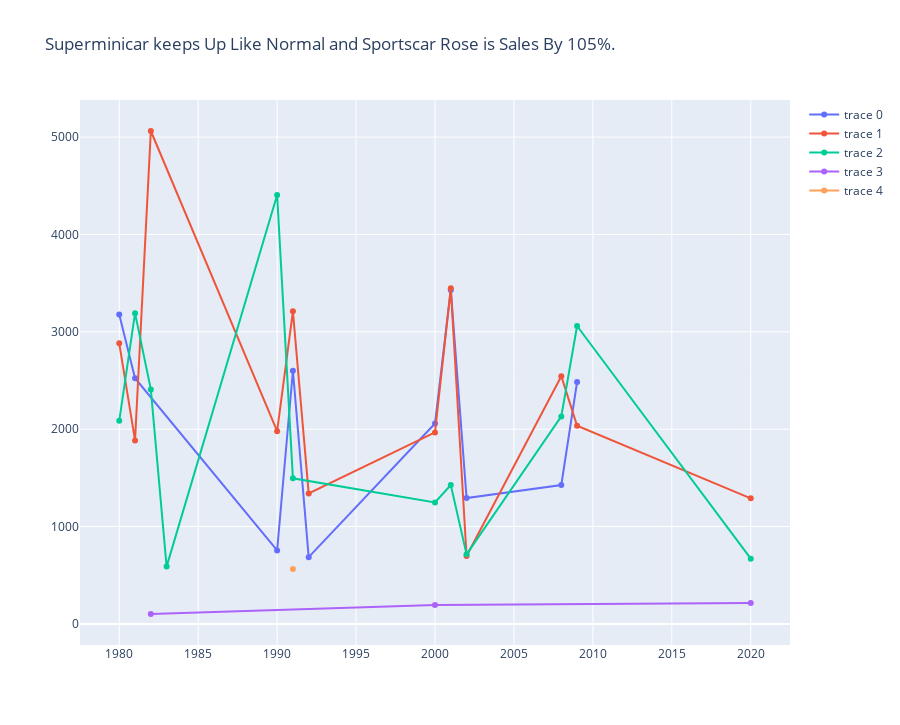

The code cell stored with this chart in its notebook:
### Code cell
fig = go.Figure()
fig.add_trace(go.Scatter(x=smini.index,y=smini))
fig.add_trace(go.Scatter(x=mfc.index,y=mfc))
fig.add_trace(go.Scatter(x=sfc.index,y=sfc))
fig.add_trace(go.Scatter(x=sport.index,y=sport))
fig.add_trace(go.Scatter(x=excar.index,y=excar))
fig.update_layout(height=725,width=900,title='Superminicar keeps Up Like Normal and Sportscar Rose is Sales By 105%.')

### Figure 1 — Plotly figure (JSON) as saved in the notebook; plotly's stock layout.template omitted (floating-point values rounded to 4 significant figures)
{"data": [{"type": "scatter", "x": [1980, 1981, 1990, 1991, 1992, 2000, 2001, 2002, 2008, 2009], "y": [3179.0, 2524.0, 754.8, 2600.0, 686.1, 2059.0, 3430.0, 1292.0, 1427.0, 2485.0]}, {"type": "scatter", "x": [1980, 1981, 1982, 1990, 1991, 1992, 2000, 2001, 2002, 2008, 2009, 2020], "y": [2882.0, 1885.0, 5063.0, 1979.0, 3211.0, 1340.0, 1967.0, 3448.0, 697.6, 2545.0, 2035.0, 1290.0]}, {"type": "scatter", "x": [1980, 1981, 1982, 1983, 1990, 1991, 2000, 2001, 2002, 2008, 2009, 2020], "y": [2086.0, 3192.0, 2409.0, 589, 4405.0, 1496.0, 1247.0, 1427.0, 714.5, 2132.0, 3060.0, 670.4]}, {"type": "scatter", "x": [1982, 2000, 2020], "y": [102, 195, 214]}, {"type": "scatter", "x": [1991], "y": [564]}], "layout": {"height": 725, "title": {"text": "Superminicar keeps Up Like Normal and Sportscar Rose is Sales By 105%."}, "width": 900, "xaxis": {"autorange": true, "range": [1978.0, 2022.0], "type": "linear"}, "yaxis": {"autorange": true, "range": [-216.4, 5381.0], "type": "linear"}}}
